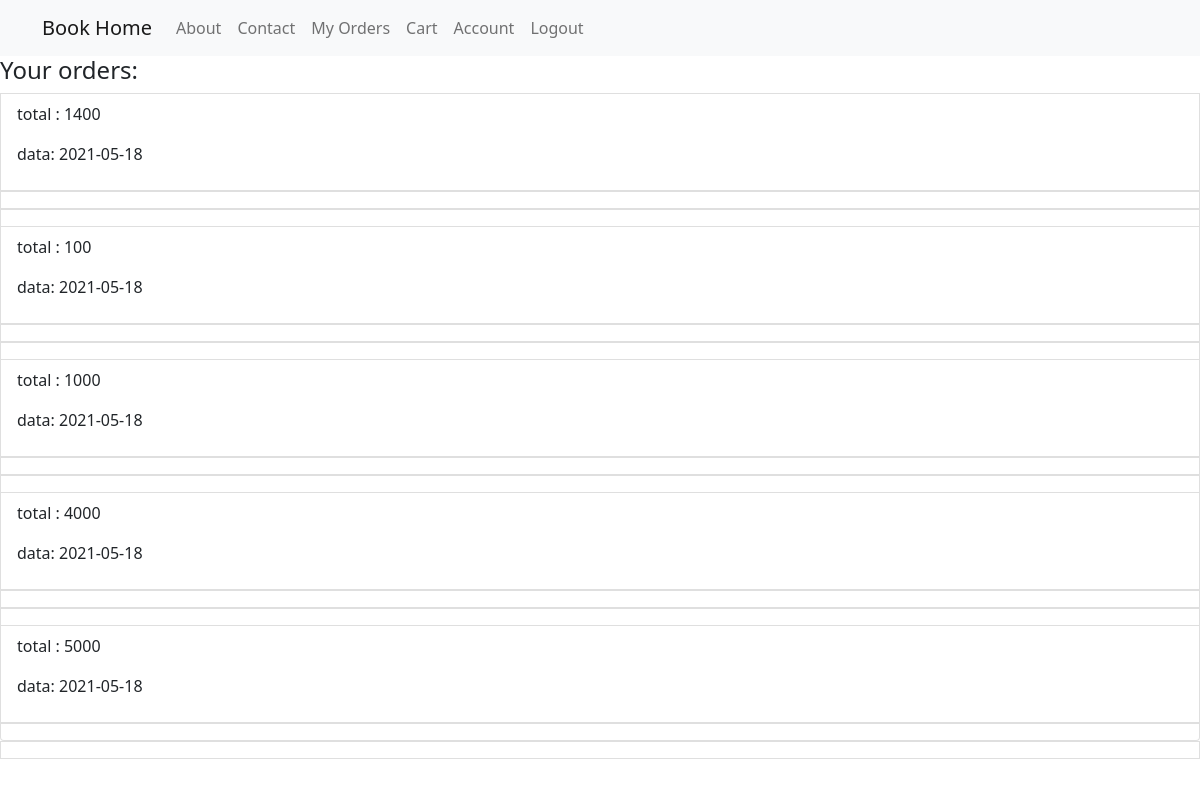
Page /order (signed in) on the earlier database version.
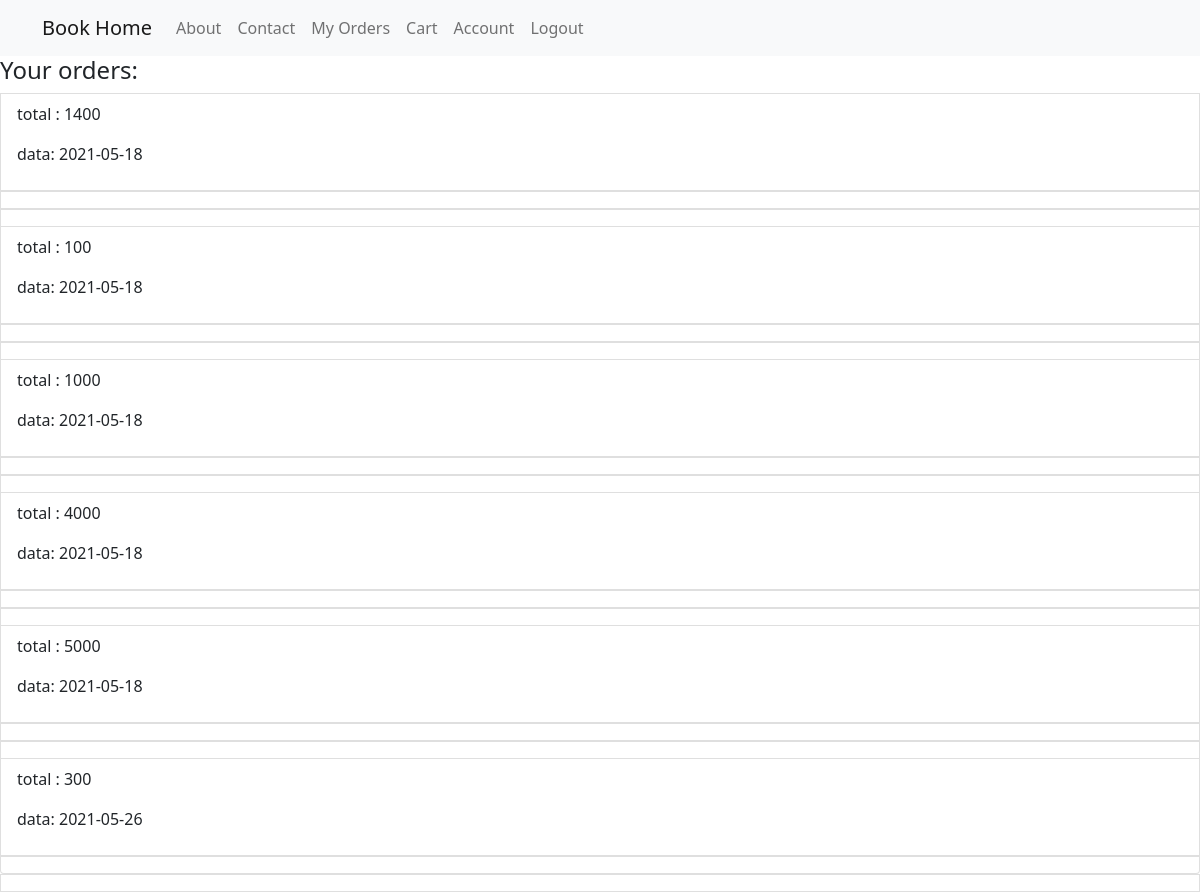
Same page on the later database version.
### Models.py (models this page shows, shortened)
class Order(db.Model, UserMixin):
    id = db.Column(db.Integer, primary_key=True)
    user_id = db.Column(db.Integer, db.ForeignKey('user.id'), nullable=False)
    amount = db.Column(db.Integer, nullable=False)
    order_date = db.Column(db.DateTime, nullable=False, default=datetime.utcnow)
    orderbook=db.relationship('OrderBook', backref='orderdetail', lazy=True)

### routes.py (the view)
@app.route("/order")
def order():
    orders=Order.query.filter_by(user_id=current_user.id).all()
    return render_template('order.html', orders=orders)

### Models.py (called while the page is built)
@login_manager.user_loader
def load_user(user_id):
    return User.query.get(int(user_id))

### templates/order.html
{% extends "home.html" %}
  {% block content %}
  {%if not orders%}
     <h3>Empty orders</h3>
  {%else%}
  <h4>Your orders:</h4>
  <div class="list-group">
      {%for order in orders%}
       <div>
      <a href="{{ url_for('detail',order_id=order.id)}}" class="list-group-item list-group-item-action">
        <p class="article-content">total : {{ order.amount }}</p>
        <p class="article-content">data: {{ order.order_date.strftime('%Y-%m-%d') }}</p>
       </div>
       {%endfor%}
     </div>
     {%endif%}
  {% endblock %}

Differences in the rows shown:
added Order: amount "300", order_date "2021-05-26"
